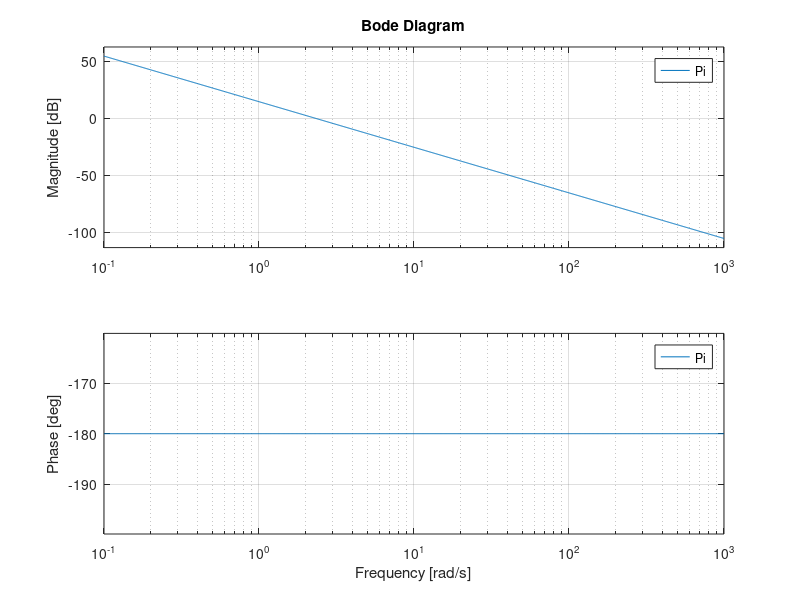
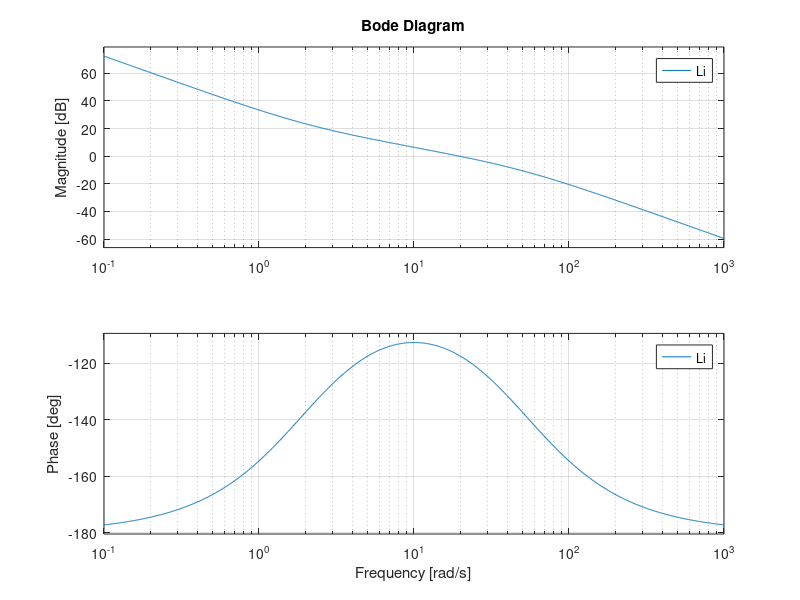
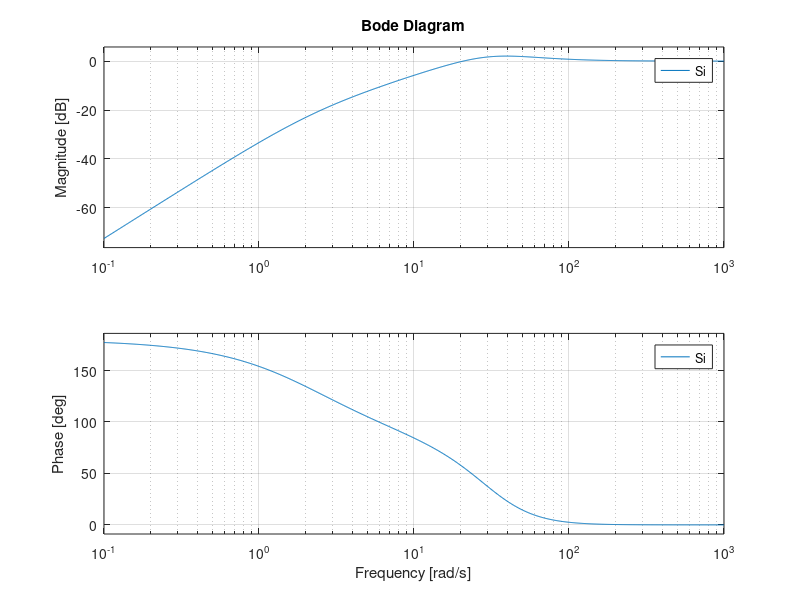
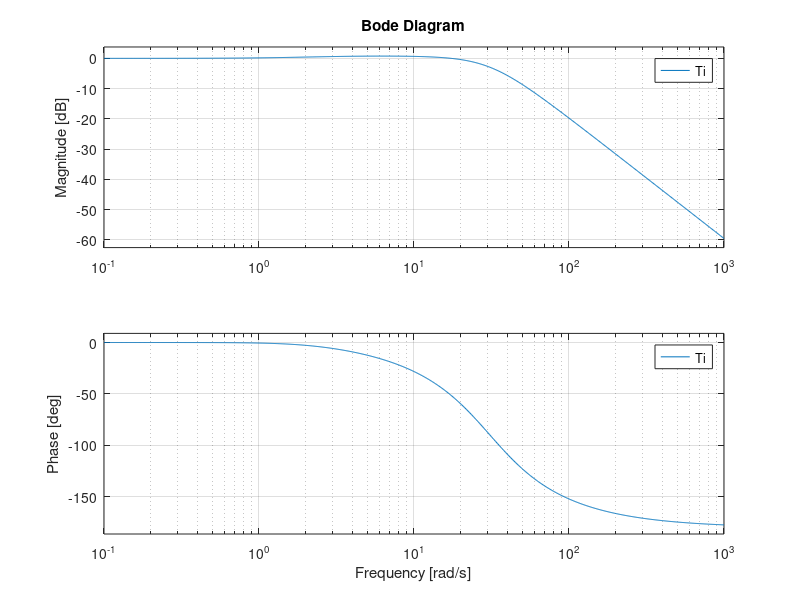

The MATLAB source for these figures, in order:
close all
clear
clc

% System parameters
m = 4;				% mass of aircraft
J = 0.0475;			% inertia around pitch axis
r = 0.25;			% distance to center of force
g = 9.8;			% gravitational constant
c = 0.05;	 		% damping factor (estimated)

% Transfer functions for dynamics
Pi = tf([r], [J, 0, 0]);	% inner loop (roll)

% % Use state space versions
% Pi = tf2ss(Pi)

%
% Inner loop control design
%
% This is the controller for the pitch dynamics.  Goal is to have
% fast response for the pitch dynamics so that we can use this as a 
% control for the lateral dynamics
%

% Design a simple lead controller for the system
k = 200;  a = 2;  b = 50;
Ci = k*tf([1, a], [1, b]);		% lead compensator
Li = Pi*Ci;

% Bode plot for the open loop process
figure(1); 
bode(Pi);

% Bode plot for the loop transfer function, with margins
figure(2); 
bode(Li);

% Compute out the gain and phase margins
%! Not implemented
[gm, pm, wcg, wcp] = margin(Li);

% Compute the sensitivity and complementary sensitivity functions
Si = feedback(1, Li);
Ti = Li * Si;

% Check to make sure that the specification is met
figure(3);  
bode(Si);
figure(4);  
bode(Ti);